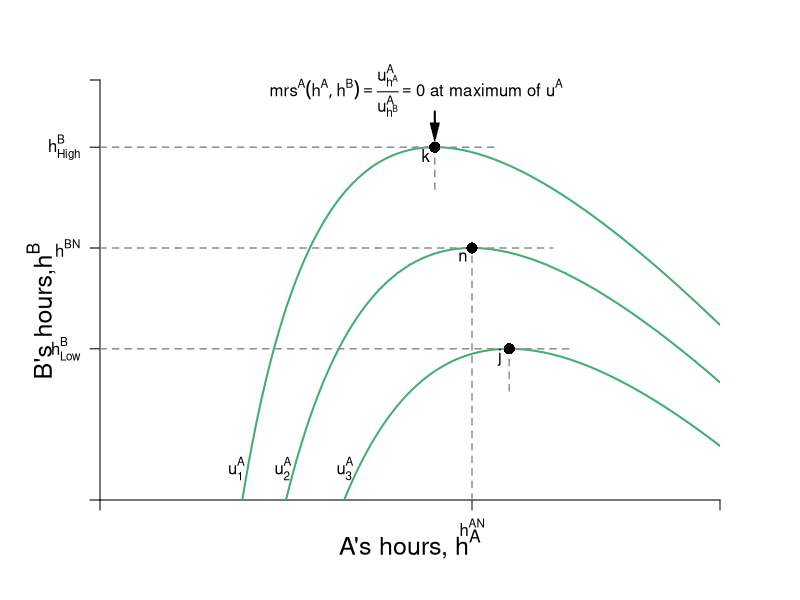

This chart was generated by the following R code:
require(shape)
pdf(file = "coordination_failures/coordination_indiff_map.pdf", width = 9, height = 7)

#Set parameters for graphics
axislabelsize <- 1.5
graphlinewidth <- 2
segmentlinewidth <- 1.5

COL <- c("#7fc97f", "#beaed4", "#fdc086", "#ffff99", "#386cb0", "#f0027f", "#bf5b17", "#666666")
COLA <- c("#99d8c9","#66c2a4","#41ae76", "#238b45", "#005824")
COLB <- c("#4eb3d3", "#2b8cbe", "#0868ac","#084081")
Grays <- gray.colors(25, start =1, end = 0)

par(mar =  c(5, 5, 4, 4))

# uA <- function(ea, eb, alpha = 16, beta = 1/24) {
#   alpha*(1 - beta*eb)*ea - 0.5*(ea)^2
# }

uA <- function(ea, eb, alpha = 30, beta = 1/2) {
  (alpha - beta*(ea+eb))*ea - 0.5*(ea)^2
}

hANE <- function(alpha, beta = 1/2){
  alpha/(1 + 3*beta)
}

brfA <- function(ea, alpha = 30, beta = 1/2) {
  (alpha - ea*(1 + 2*beta))/(beta)
}

# brfA <- function(ea, alpha = 16, beta = 1/24) {
#   (alpha - ea)/(alpha * beta)
# }


xlims <- c(0, 20)
ylims <- c(0, 20)

npts <- 501 
x <- seq(xlims[1], xlims[2], length.out = npts)
y <- seq(ylims[1], ylims[2], length.out = npts) 
a <- c(uA(10.8, brfA(10.8)), 
       uA(hANE(alpha = 30, beta = 1/2), hANE(alpha = 30, beta = 1/2)), 
       uA(13.2, brfA(13.2))
       )

plot(0, 0, xlim = xlims, ylim = ylims, type = "n",
     xlab = expression(paste("")),
     ylab = expression(paste("")), 
     xaxt = "n", 
     yaxt = "n", 
     cex.lab = axislabelsize, 
     bty = "n",
     xaxs="i", 
     yaxs="i")

# ticksy <- seq(from = 0, to = ylims[2], by = 2)
# ylabels <- seq(from = 0, to = ylims[2], by = 2)
# ticksx <- seq(from = 0, to = xlims[2], by = 2)
# xlabels <- seq(from = 0, to = xlims[2], by = 2)
ticksy <- c(0,  brfA(13.2), 12,  brfA(10.8), ylims[2])
ylabels <- c(NA, expression(paste(h[Low]^B)), expression(paste(h^{BN})), expression(paste(h[High]^B)), NA)
ticksx <- c(0, 12,  xlims[2])
xlabels <- c(NA, expression(paste(h^{AN})), NA)


axis(1, at = ticksx, pos = 0, labels = xlabels)
axis(2, at = ticksy, pos = 0, labels = ylabels, las = 1)

npts <- 500 
xx1 <- seq(xlims[1], xlims[2], length.out = npts)
#lines(xx1, brfA(xx1, alpha = 16, beta = 1/24), col = COLA[4], lwd = graphlinewidth)


contour(y, x, 
        outer(x, y, uA),
        drawlabels = FALSE,
        col = COLA[3],
        lwd = graphlinewidth,
        levels = a, 
        xaxs="i", 
        yaxs="i", 
        add = TRUE) 

text(0.5*xlims[2], -2.1, expression(paste("A's hours, ", h^A)), xpd = TRUE, cex = axislabelsize)
text(-1.9, 9, expression(paste("B's hours,", h^B)), xpd = TRUE, cex = axislabelsize, srt = 90) 

#Label the iso-welfare functions for the A
text(4.4, 1.5, expression(u[1]^A))
text(5.9, 1.5, expression(u[2]^A))
text(7.9, 1.5, expression(u[3]^A))

#Label Nash Equilibrium 
segments(0, 12, 14.6, 12, lty = 2, col = Grays[18], lwd = segmentlinewidth)
segments(12, 0, 12, 12, lty = 2, col = Grays[18], lwd = segmentlinewidth)
points(12, 12, pch = 16, col = "black", cex = 1.5)
#text(11.3, 10.1, expression(paste("Nash Equilibrium")))
text(12 - 0.3, 12 - 0.4, expression(paste("n")))



segments(0,  brfA(13.2),  13.2 + 2,  brfA(13.2), lty = 2, col = Grays[18], lwd = segmentlinewidth)
segments(13.2,  brfA(13.2) - 2,  13.2,  brfA(13.2), lty = 2, col = Grays[18], lwd = segmentlinewidth)
points(13.2, brfA(ea = 13.2), pch = 16, col = "black", cex = 1.5)
text(13.2 - 0.3, brfA(ea = 13.2) - 0.4, expression(paste("j")))

segments(0, brfA(10.8), 10.8 + 2, brfA(10.8), lty = 2, col = Grays[18], lwd = segmentlinewidth)
segments(10.8, brfA(10.8) - 2, 10.8, brfA(10.8), lty = 2, col = Grays[18], lwd = segmentlinewidth)
points(10.8, brfA(10.8), pch = 16, col = "black", cex = 1.5)
text(10.8 - 0.3, brfA(10.8) - 0.4, expression(paste("k")))

text(10.2, 19.5, expression(paste(mrs^{A}*(list(h^A, h^B)) == frac(u[h^A]^A, u[h^B]^A), phantom() == 0, " at maximum of ", u^A)), xpd = TRUE)
Arrows(10.8, 18.5, 10.8, 17.5, col = "black", lty = 1, lwd = 2, arr.type = "triangle", arr.lwd = 0.5)



dev.off()
